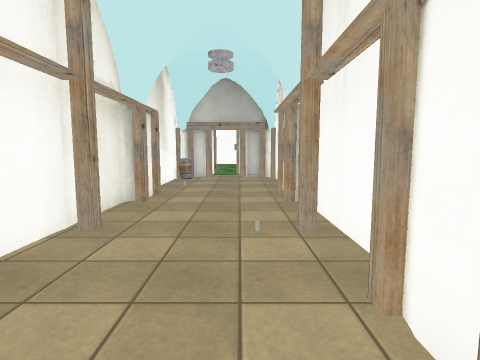
View 1 (above)

24 first-person views from a walk through a Unity game level. The camera is 1.4 m above the floor, tilts 6° down and sees 80° across. The floor is counted in squares, 1 m on a side. Each view is taken from the middle of a square. On the plan, view 1 faces up. The plan holds only what a view shows up to about 14 squares ahead; the rest is blank. The place goes on beyond the plan. The player is left out. Some animated figures are not drawn. Door leaves are left out, so doorways stand open. Some surface patterns are stand-ins.

View 2
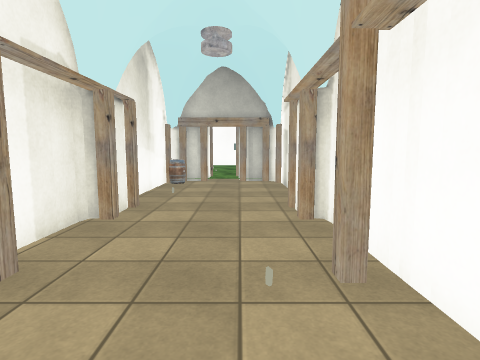

View 3
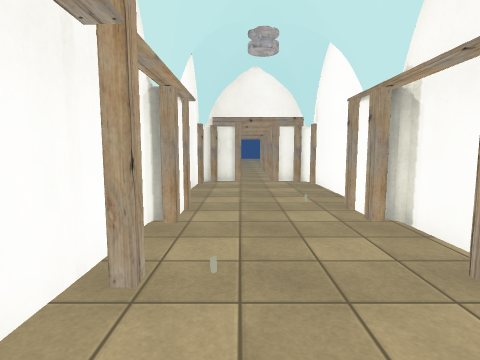

View 4
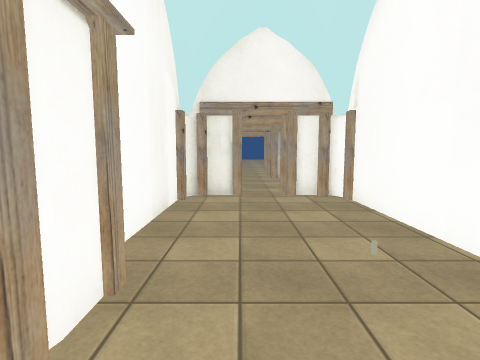

View 5
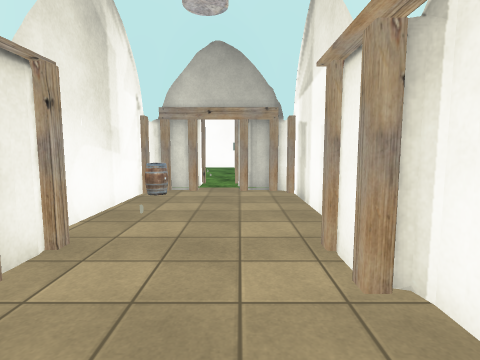

View 6
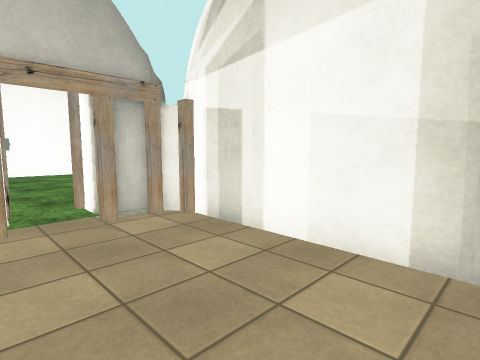

View 7
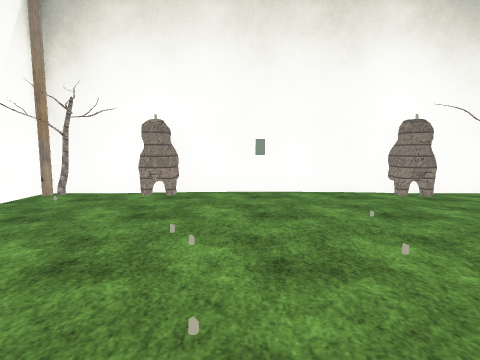

View 8
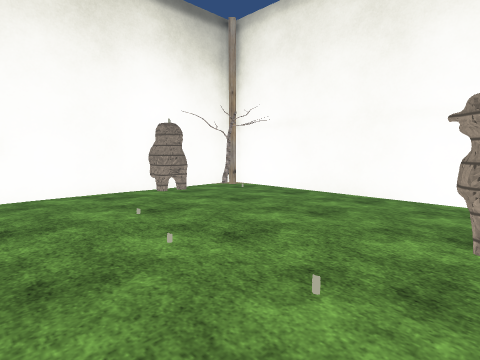

View 9
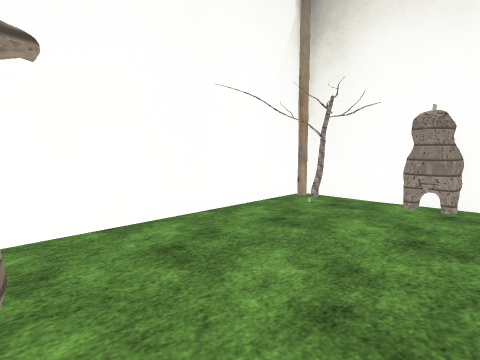

View 10
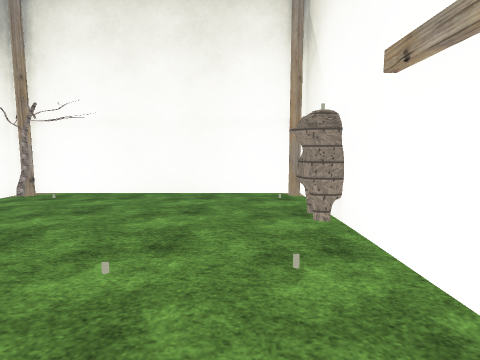

View 11
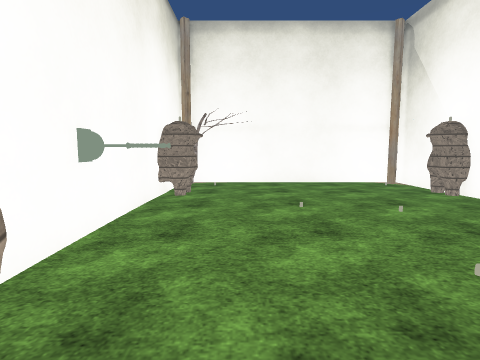

View 12
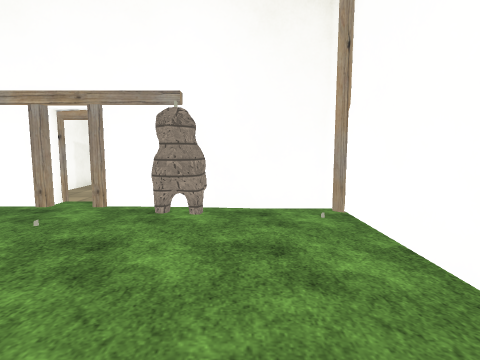

View 13
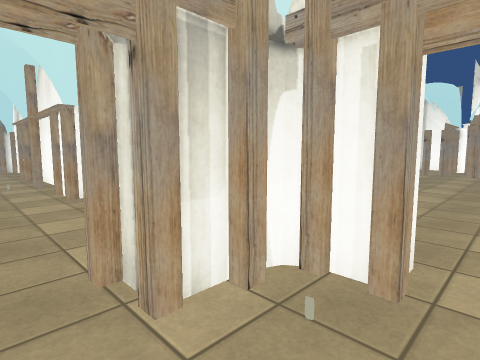

View 14
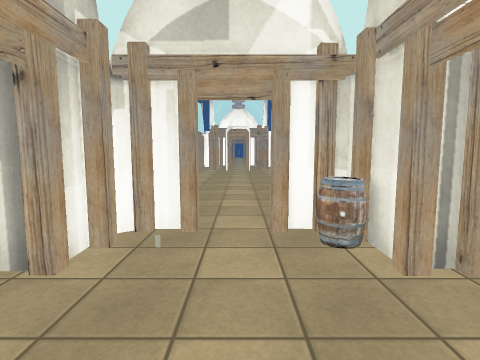

View 15
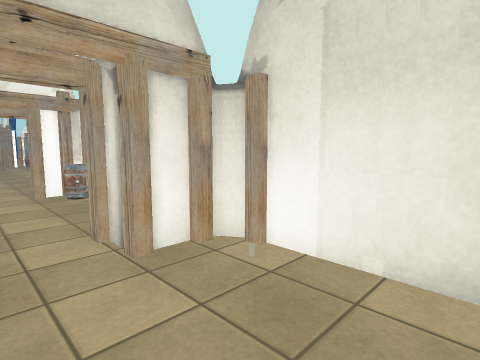

View 16
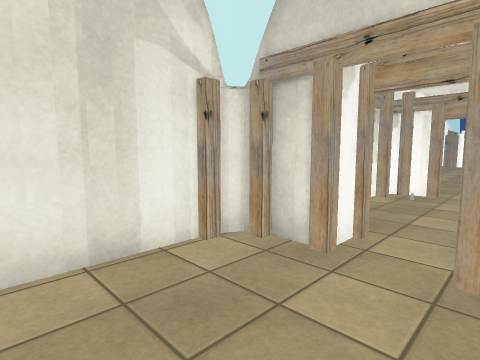

View 17
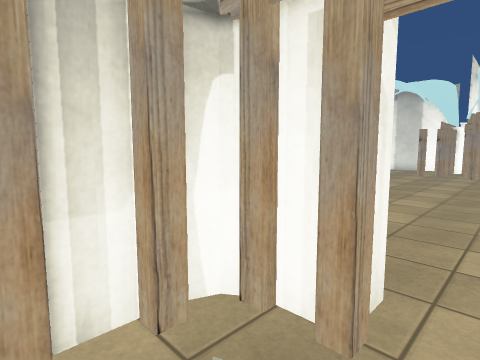

View 18
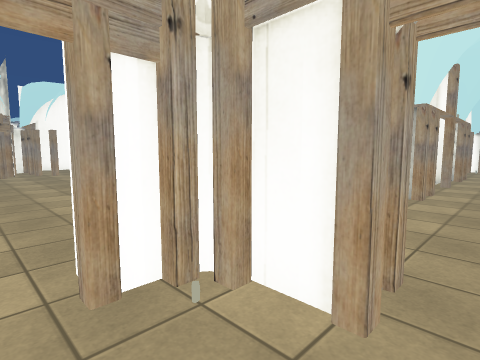

View 19
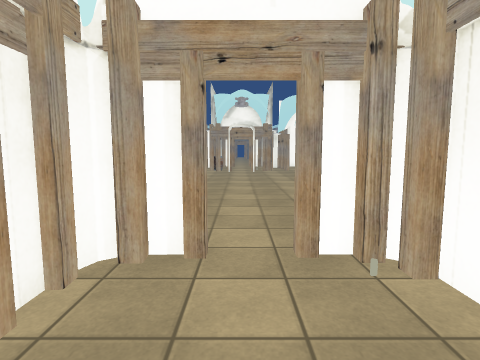

View 20
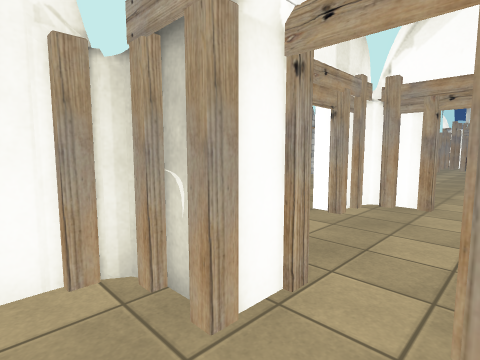

View 21
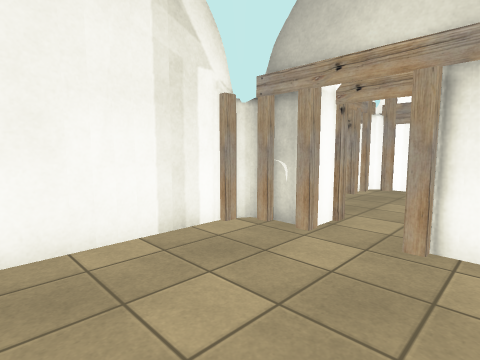

View 22
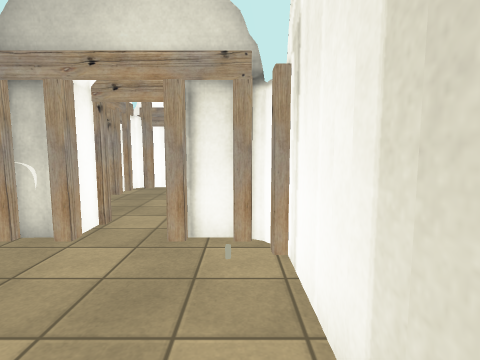

View 23
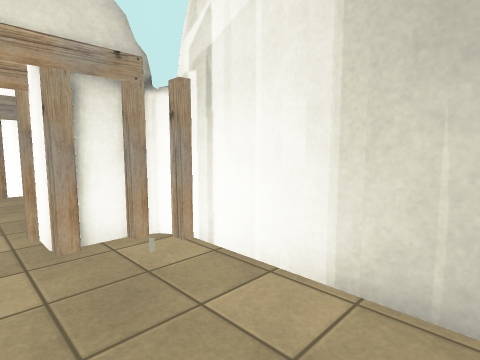

View 24
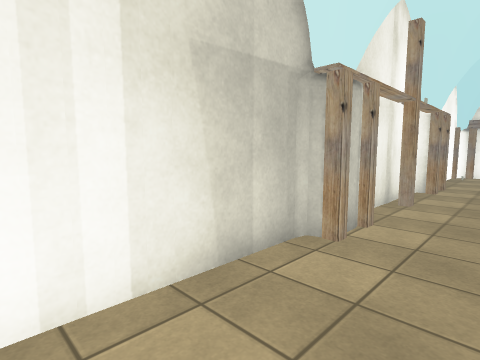

### Floor plan
Key: @ floor where view 1 was taken; # wall or solid block; . main floor; : floor 0.25 m higher than the main floor; D open door; B barrel; P plank; L lever; S statue; T tree; O other object.
Columns run from 8 left of view 1 to 28 right of it. Each row starts with its distance up from view 1.
 26  ###S ######S ##.
 25 .#T.SS::L:::SS.T#.
 24 #..:::::L:::::..#.
 23 #.::::::::::::..#.
 22 #.:::::::::::::.#
 21 #.:::::::::::::.#
 20 #.:::::::::::::.#
 19 #.:::::::::::::.#
 18 #.:::::::::::::.#.
 17 #..:SS::::::::..#.
 16  ###S##:O###S####.
 15       #.P##               #
 14      B....#              ##
 13      #....#              #.
 12      #....#               ..
 11      #....#               ..
 10      #....#               ..
  9      #...P#               #.
  8      #...##               P.
  7      #....#              #..
  6      #....#              #..
  5      #....#               #.
  4      #....#              #..
  3      #...##               ...
  2      #...#.               P..
  1      #...##               #..
  0      #..@.#              #...
 -1      #....#              #...
 -2      #....#              #...
 -3      #....#              #...
 -4      #....#         ....   ..
 -5 #### ##.### .............  #.#  .####
 -6 ...####.###..............###.  ##....
 -7 ....##....P..............D.....#....
 -8  .........D..............D...........
 -9 ....#P...BP..............#.....#.....
-10 #######.#B       ..      ##DD  ######
-11         #                 ###

Positions as (right, up) in squares from view 1, and headings:
1: (0, 0), facing up
2: (0, 2), facing up
3: (0, 8), facing down
4: (0, 4), facing down
5: (0, 5), facing up
6: (-2, 9), facing up-right
7: (-1, 16), facing up
8: (-1, 16), facing up-right
9: (-2, 17), facing up-left
10: (-2, 18), facing right
11: (-5, 23), facing right
12: (-5, 23), facing down
13: (-1, -8), facing up-right
14: (-3, -8), facing right
15: (-8, -7), facing down-right
16: (-8, -9), facing up-right
17: (0, -8), facing up-right
18: (20, -8), facing up-left
19: (21, -8), facing left
20: (25, -7), facing down-left
21: (28, -6), facing down-left
22: (28, -6), facing left
23: (28, -8), facing up-left
24: (20, -3), facing up-left
